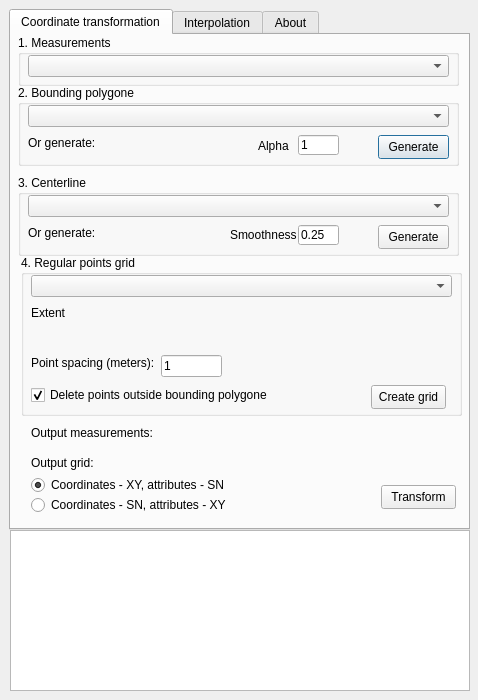
<?xml version="1.0" encoding="UTF-8"?>
<ui version="4.0">
 <class>CurviCoordDialogBase</class>
 <widget class="QDialog" name="CurviCoordDialogBase">
  <property name="geometry">
   <rect>
    <x>0</x>
    <y>0</y>
    <width>478</width>
    <height>700</height>
   </rect>
  </property>
  <property name="windowTitle">
   <string>Curvilinear Coordinator</string>
  </property>
  <widget class="QTabWidget" name="tabWidget">
   <property name="geometry">
    <rect>
     <x>9</x>
     <y>9</y>
     <width>461</width>
     <height>521</height>
    </rect>
   </property>
   <property name="sizePolicy">
    <sizepolicy hsizetype="Expanding" vsizetype="Expanding">
     <horstretch>0</horstretch>
     <verstretch>0</verstretch>
    </sizepolicy>
   </property>
   <property name="currentIndex">
    <number>0</number>
   </property>
   <widget class="QWidget" name="tab">
    <attribute name="title">
     <string>Coordinate transformation</string>
    </attribute>
    <widget class="QGroupBox" name="groupBox">
     <property name="geometry">
      <rect>
       <x>7</x>
       <y>50</y>
       <width>441</width>
       <height>81</height>
      </rect>
     </property>
     <property name="title">
      <string>2. Bounding polygone</string>
     </property>
     <widget class="QgsMapLayerComboBox" name="boundary_polygone_input">
      <property name="geometry">
       <rect>
        <x>10</x>
        <y>20</y>
        <width>421</width>
        <height>22</height>
       </rect>
      </property>
     </widget>
     <widget class="QPushButton" name="bounding_polygone_generate_button">
      <property name="enabled">
       <bool>true</bool>
      </property>
      <property name="geometry">
       <rect>
        <x>360</x>
        <y>50</y>
        <width>71</width>
        <height>24</height>
       </rect>
      </property>
      <property name="text">
       <string>Generate</string>
      </property>
      <property name="checkable">
       <bool>false</bool>
      </property>
     </widget>
     <widget class="QLabel" name="label_4">
      <property name="geometry">
       <rect>
        <x>10</x>
        <y>50</y>
        <width>91</width>
        <height>16</height>
       </rect>
      </property>
      <property name="text">
       <string>Or generate:</string>
      </property>
     </widget>
     <widget class="QLineEdit" name="bounding_polygone_alpha_textfield">
      <property name="geometry">
       <rect>
        <x>280</x>
        <y>50</y>
        <width>41</width>
        <height>20</height>
       </rect>
      </property>
      <property name="text">
       <string>1</string>
      </property>
     </widget>
     <widget class="QLabel" name="label_5">
      <property name="geometry">
       <rect>
        <x>240</x>
        <y>53</y>
        <width>41</width>
        <height>16</height>
       </rect>
      </property>
      <property name="text">
       <string>Alpha</string>
      </property>
     </widget>
    </widget>
    <widget class="QGroupBox" name="groupBox_2">
     <property name="geometry">
      <rect>
       <x>7</x>
       <y>0</y>
       <width>441</width>
       <height>51</height>
      </rect>
     </property>
     <property name="title">
      <string>1. Measurements</string>
     </property>
     <widget class="QgsMapLayerComboBox" name="measurements_input">
      <property name="geometry">
       <rect>
        <x>10</x>
        <y>20</y>
        <width>421</width>
        <height>22</height>
       </rect>
      </property>
     </widget>
    </widget>
    <widget class="QGroupBox" name="groupBox_3">
     <property name="geometry">
      <rect>
       <x>7</x>
       <y>140</y>
       <width>441</width>
       <height>81</height>
      </rect>
     </property>
     <property name="title">
      <string>3. Centerline</string>
     </property>
     <widget class="QgsMapLayerComboBox" name="centerline_input">
      <property name="geometry">
       <rect>
        <x>10</x>
        <y>20</y>
        <width>421</width>
        <height>22</height>
       </rect>
      </property>
     </widget>
     <widget class="QLabel" name="label_7">
      <property name="geometry">
       <rect>
        <x>10</x>
        <y>50</y>
        <width>91</width>
        <height>16</height>
       </rect>
      </property>
      <property name="text">
       <string>Or generate:</string>
      </property>
     </widget>
     <widget class="QLineEdit" name="centerline_smoothness_textfield">
      <property name="geometry">
       <rect>
        <x>280</x>
        <y>50</y>
        <width>41</width>
        <height>20</height>
       </rect>
      </property>
      <property name="text">
       <string>0.25</string>
      </property>
     </widget>
     <widget class="QLabel" name="label_8">
      <property name="geometry">
       <rect>
        <x>212</x>
        <y>52</y>
        <width>71</width>
        <height>16</height>
       </rect>
      </property>
      <property name="text">
       <string>Smoothness</string>
      </property>
     </widget>
     <widget class="QPushButton" name="centerline_generate_button">
      <property name="geometry">
       <rect>
        <x>360</x>
        <y>50</y>
        <width>71</width>
        <height>24</height>
       </rect>
      </property>
      <property name="text">
       <string>Generate</string>
      </property>
     </widget>
    </widget>
    <widget class="QGroupBox" name="groupBox_7">
     <property name="geometry">
      <rect>
       <x>10</x>
       <y>220</y>
       <width>441</width>
       <height>161</height>
      </rect>
     </property>
     <property name="title">
      <string>4. Regular points grid</string>
     </property>
     <widget class="QLabel" name="label_15">
      <property name="geometry">
       <rect>
        <x>10</x>
        <y>50</y>
        <width>41</width>
        <height>16</height>
       </rect>
      </property>
      <property name="text">
       <string>Extent</string>
      </property>
     </widget>
     <widget class="QLabel" name="label_16">
      <property name="geometry">
       <rect>
        <x>10</x>
        <y>100</y>
        <width>131</width>
        <height>16</height>
       </rect>
      </property>
      <property name="text">
       <string>Point spacing (meters):</string>
      </property>
     </widget>
     <widget class="QLineEdit" name="PointSpacing_LineEdit">
      <property name="geometry">
       <rect>
        <x>140</x>
        <y>100</y>
        <width>61</width>
        <height>22</height>
       </rect>
      </property>
      <property name="text">
       <string>1</string>
      </property>
     </widget>
     <widget class="QCheckBox" name="DeletePointsOutside_CheckBox">
      <property name="enabled">
       <bool>true</bool>
      </property>
      <property name="geometry">
       <rect>
        <x>10</x>
        <y>130</y>
        <width>251</width>
        <height>20</height>
       </rect>
      </property>
      <property name="text">
       <string>Delete points outside bounding polygone</string>
      </property>
      <property name="checked">
       <bool>true</bool>
      </property>
     </widget>
     <widget class="QPushButton" name="CreateGrid_PushButton">
      <property name="geometry">
       <rect>
        <x>350</x>
        <y>130</y>
        <width>75</width>
        <height>24</height>
       </rect>
      </property>
      <property name="text">
       <string>Create grid</string>
      </property>
     </widget>
     <widget class="QgsMapLayerComboBox" name="regular_grid_input">
      <property name="geometry">
       <rect>
        <x>10</x>
        <y>20</y>
        <width>421</width>
        <height>22</height>
       </rect>
      </property>
     </widget>
     <widget class="QgsExtentWidget" name="Extent_Widget" native="true">
      <property name="geometry">
       <rect>
        <x>10</x>
        <y>70</y>
        <width>421</width>
        <height>21</height>
       </rect>
      </property>
     </widget>
    </widget>
    <widget class="QPushButton" name="transform_button">
     <property name="geometry">
      <rect>
       <x>370</x>
       <y>450</y>
       <width>75</width>
       <height>24</height>
      </rect>
     </property>
     <property name="text">
      <string>Transform</string>
     </property>
    </widget>
    <widget class="QgsFileWidget" name="OutputMeasurements_Widget" native="true">
     <property name="geometry">
      <rect>
       <x>150</x>
       <y>390</y>
       <width>291</width>
       <height>21</height>
      </rect>
     </property>
     <property name="filter" stdset="0">
      <string>*.shp</string>
     </property>
	 <property name="storageMode">
      <enum>QgsFileWidget::SaveFile</enum>
     </property>
    </widget>
    <widget class="QgsFileWidget" name="OutputGrid_Widget" native="true">
     <property name="geometry">
      <rect>
       <x>100</x>
       <y>420</y>
       <width>341</width>
       <height>21</height>
      </rect>
     </property>
     <property name="filter" stdset="0">
      <string>*.shp</string>
     </property>
	 <property name="storageMode">
      <enum>QgsFileWidget::SaveFile</enum>
     </property>
    </widget>
    <widget class="QLabel" name="label_17">
     <property name="geometry">
      <rect>
       <x>20</x>
       <y>420</y>
       <width>71</width>
       <height>16</height>
      </rect>
     </property>
     <property name="text">
      <string>Output grid:</string>
     </property>
    </widget>
    <widget class="QLabel" name="label_18">
     <property name="geometry">
      <rect>
       <x>20</x>
       <y>390</y>
       <width>131</width>
       <height>16</height>
      </rect>
     </property>
     <property name="text">
      <string>Output measurements:</string>
     </property>
    </widget>
    <widget class="QRadioButton" name="XY_Coordinates_RadioButton">
     <property name="geometry">
      <rect>
       <x>20</x>
       <y>440</y>
       <width>301</width>
       <height>20</height>
      </rect>
     </property>
     <property name="text">
      <string>Coordinates - XY, attributes - SN</string>
     </property>
     <property name="checked">
      <bool>true</bool>
     </property>
    </widget>
    <widget class="QRadioButton" name="SN_Coordinates_RadioButton">
     <property name="geometry">
      <rect>
       <x>20</x>
       <y>460</y>
       <width>211</width>
       <height>20</height>
      </rect>
     </property>
     <property name="text">
      <string>Coordinates - SN, attributes - XY</string>
     </property>
    </widget>
    <zorder>groupBox_2</zorder>
    <zorder>groupBox</zorder>
    <zorder>groupBox_3</zorder>
    <zorder>groupBox_7</zorder>
    <zorder>transform_button</zorder>
    <zorder>OutputMeasurements_Widget</zorder>
    <zorder>OutputGrid_Widget</zorder>
    <zorder>label_17</zorder>
    <zorder>label_18</zorder>
    <zorder>XY_Coordinates_RadioButton</zorder>
    <zorder>SN_Coordinates_RadioButton</zorder>
   </widget>
   <widget class="QWidget" name="tab_2">
    <attribute name="title">
     <string>Interpolation</string>
    </attribute>
    <widget class="QGroupBox" name="groupBox_6">
     <property name="geometry">
      <rect>
       <x>0</x>
       <y>10</y>
       <width>451</width>
       <height>561</height>
      </rect>
     </property>
     <property name="title">
      <string>5. Interpolation</string>
     </property>
     <widget class="QTabWidget" name="tabWidget_2">
      <property name="geometry">
       <rect>
        <x>10</x>
        <y>70</y>
        <width>431</width>
        <height>291</height>
       </rect>
      </property>
      <property name="currentIndex">
       <number>0</number>
      </property>
      <widget class="QWidget" name="tab_3">
       <attribute name="title">
        <string>IDW</string>
       </attribute>
       <widget class="QRadioButton" name="PointsWithinDistance_RadioButton">
        <property name="geometry">
         <rect>
          <x>10</x>
          <y>110</y>
          <width>211</width>
          <height>20</height>
         </rect>
        </property>
        <property name="text">
         <string>All points within searching distance</string>
        </property>
        <property name="checked">
         <bool>true</bool>
        </property>
       </widget>
       <widget class="QLineEdit" name="Power_LineEdit">
        <property name="geometry">
         <rect>
          <x>10</x>
          <y>30</y>
          <width>421</width>
          <height>22</height>
         </rect>
        </property>
        <property name="text">
         <string>2</string>
        </property>
       </widget>
       <widget class="QLabel" name="label_9">
        <property name="geometry">
         <rect>
          <x>10</x>
          <y>10</y>
          <width>131</width>
          <height>16</height>
         </rect>
        </property>
        <property name="text">
         <string>Power</string>
        </property>
       </widget>
       <widget class="QLineEdit" name="SearchDistance_LineEdit">
        <property name="geometry">
         <rect>
          <x>10</x>
          <y>80</y>
          <width>411</width>
          <height>22</height>
         </rect>
        </property>
        <property name="text">
         <string>1000</string>
        </property>
       </widget>
       <widget class="QLabel" name="label_10">
        <property name="geometry">
         <rect>
          <x>10</x>
          <y>160</y>
          <width>61</width>
          <height>16</height>
         </rect>
        </property>
        <property name="text">
         <string>Minimum</string>
        </property>
       </widget>
       <widget class="QLabel" name="label_11">
        <property name="geometry">
         <rect>
          <x>10</x>
          <y>60</y>
          <width>131</width>
          <height>16</height>
         </rect>
        </property>
        <property name="text">
         <string>Search distance</string>
        </property>
       </widget>
       <widget class="QRadioButton" name="MaximumNearest_RadioButton">
        <property name="geometry">
         <rect>
          <x>10</x>
          <y>130</y>
          <width>211</width>
          <height>20</height>
         </rect>
        </property>
        <property name="text">
         <string>Maximum number of nearest points</string>
        </property>
       </widget>
       <widget class="QLineEdit" name="MinimumPoints_LineEdit">
        <property name="geometry">
         <rect>
          <x>70</x>
          <y>160</y>
          <width>41</width>
          <height>22</height>
         </rect>
        </property>
       </widget>
       <widget class="QLineEdit" name="MaximumPoints_LineEdit">
        <property name="geometry">
         <rect>
          <x>180</x>
          <y>160</y>
          <width>41</width>
          <height>22</height>
         </rect>
        </property>
       </widget>
       <widget class="QLabel" name="label_12">
        <property name="geometry">
         <rect>
          <x>120</x>
          <y>160</y>
          <width>61</width>
          <height>16</height>
         </rect>
        </property>
        <property name="text">
         <string>Maximum</string>
        </property>
       </widget>
       <widget class="QCheckBox" name="Elliptical_CheckBox">
        <property name="geometry">
         <rect>
          <x>10</x>
          <y>190</y>
          <width>101</width>
          <height>20</height>
         </rect>
        </property>
        <property name="text">
         <string>Elliptical IDW</string>
        </property>
       </widget>
       <widget class="QLabel" name="label_13">
        <property name="geometry">
         <rect>
          <x>10</x>
          <y>210</y>
          <width>61</width>
          <height>16</height>
         </rect>
        </property>
        <property name="text">
         <string>Epsilon</string>
        </property>
       </widget>
       <widget class="QLineEdit" name="Epsilon_LineEdit">
        <property name="geometry">
         <rect>
          <x>10</x>
          <y>230</y>
          <width>411</width>
          <height>22</height>
         </rect>
        </property>
        <property name="text">
         <string>1</string>
        </property>
       </widget>
      </widget>
      <widget class="QWidget" name="tab_5">
       <attribute name="title">
        <string>RBF (TPS)</string>
       </attribute>
      </widget>
     </widget>
     <widget class="QPushButton" name="Interpolate_PushButton">
      <property name="geometry">
       <rect>
        <x>360</x>
        <y>360</y>
        <width>75</width>
        <height>24</height>
       </rect>
      </property>
      <property name="text">
       <string>Interpolate</string>
      </property>
     </widget>
     <widget class="QgsMapLayerComboBox" name="regular_grid_interp_input">
      <property name="geometry">
       <rect>
        <x>10</x>
        <y>40</y>
        <width>421</width>
        <height>22</height>
       </rect>
      </property>
     </widget>
     <widget class="QLabel" name="label_14">
      <property name="geometry">
       <rect>
        <x>10</x>
        <y>20</y>
        <width>111</width>
        <height>16</height>
       </rect>
      </property>
      <property name="text">
       <string>Regular points grid:</string>
      </property>
     </widget>
    </widget>
   </widget>
   <widget class="QWidget" name="tab_6">
    <attribute name="title">
     <string>About</string>
    </attribute>
   </widget>
  </widget>
  <widget class="QTextBrowser" name="log_textbrowser">
   <property name="geometry">
    <rect>
     <x>10</x>
     <y>530</y>
     <width>460</width>
     <height>161</height>
    </rect>
   </property>
   <property name="sizePolicy">
    <sizepolicy hsizetype="Expanding" vsizetype="Preferred">
     <horstretch>0</horstretch>
     <verstretch>0</verstretch>
    </sizepolicy>
   </property>
  </widget>
 </widget>
 <customwidgets>
  <customwidget>
   <class>QgsMapLayerComboBox</class>
   <extends>QComboBox</extends>
   <header>qgis.gui</header>
  </customwidget>
  <customwidget>
   <class>QgsExtentWidget</class>
   <extends>QWidget</extends>
   <header>qgis.gui</header>
   <container>1</container>
  </customwidget>
  <customwidget>
   <class>QgsFileWidget</class>
   <extends>QWidget</extends>
   <header>qgis.gui</header>
   <container>1</container>
  </customwidget>
 </customwidgets>
 <resources/>
 <connections/>
</ui>
